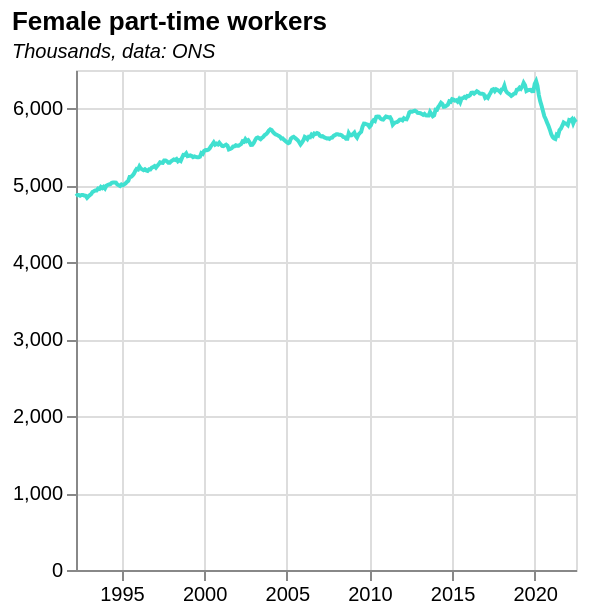

Vega-Lite specification for this chart:
### Vega-Lite specification from a JSON file in a GitHub repository (floating-point values rounded to 4 significant figures; data arrays with more than 128 entries replaced by an {"elided": "..."} marker saying what was removed)
{"$schema": "https://vega.github.io/schema/vega-lite/v5.json", "data": {"values": {"elided": "364 records"}, "format": {"parse": {"date": "date"}}}, "title": {"text": "Female part-time workers", "subtitle": "Thousands, data: ONS", "subtitleFontStyle": "italic", "subtitleFontSize": 10, "anchor": "start", "color": "black"}, "width": 250, "height": 250, "mark": {"type": "line", "color": "turquoise", "strokeWidth": 2, "opacity": 1}, "encoding": {"x": {"field": "date", "type": "temporal", "title": null}, "y": {"field": "value", "type": "quantitative", "scale": {"domain": [0, 6500]}, "title": null}, "tooltip": [{"field": "date", "type": "temporal", "title": "Date"}, {"field": "value", "type": "quantitative", "title": "Female part-time workers", "format": ".0f"}]}}
